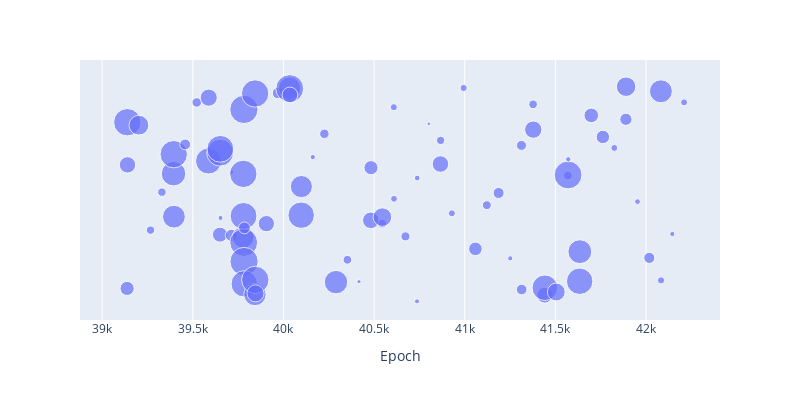

Write notebook code for a chart like this one.
### Markdown cell above
## Deposit counts

### Code cell
rng = np.random.default_rng(42)
df6['temp'] = rng.uniform(0, 10, len(df6["epoch"]))
fig = px.scatter(df6[df6.deposits > 0], x = 'epoch', y = 'temp', size = 'deposits', size_max = 20, width = 800, height = 400, labels = {"epoch": "Epoch"})
fig.update_yaxes(visible=False)
